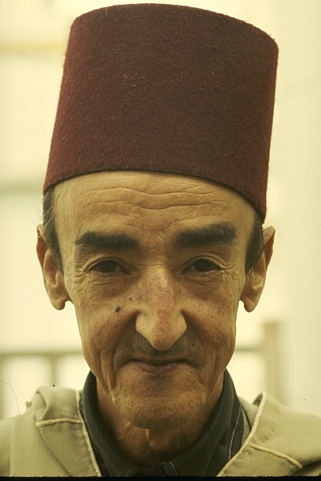
%> input picture projects/pmog/data/raw_bsd_data2/189080.jpg, 321 x 481 px
$ octave --eval "result = preprocess_image('../data/raw_bsd_data2/189080.jpg');"   (GNU Octave 9; MATLAB toolbox functions it lacks are replaced by stand-ins)
%> lines starting %> are read from the running program, lines starting %| are printed output that depends on the picture
%% What pre-processing was applied to images from BSD?
% * This demo program will illustrate the pre-processing that was applied to images from the Berkeley Segmentation Dataset and Benchmark (BSD): http://www.eecs.berkeley.edu/Research/Projects/CS/vision/grouping/segbench/.
function z = preprocess_image( imgfile )
%> called with imgfile = '../data/raw_bsd_data2/189080.jpg'
%% Copyright Notice
%=========================================================================
%   COPYRIGHT NOTICE AND LICENSE INFO:
%
%   * Copyright (C) 2010, Gautam V. Pendse, McLean Hospital
%
%   * Matlab demo illustrating the pre-processing applied to natural images in:
%
%       Gautam V. Pendse, "PMOG: The projected mixture of Gaussians model with application to blind source separation",
%       arXiv:1008.2743v1 [stat.ML, cs.AI, stat.ME], 46 pages, 9 figures, 2010. [5.5 MB]
%
%   * License: Please see the file license.txt included with the code distribution
%
%
%   * If you use this code in your own work or alter this code, please cite the above paper. This code is distributed "as is" and no
%   guarantee is given as to the accuracy or validity of the results produced by running this code. No responsibility will be assumed
%   of the effects of running this code or using its results in any manner.
%
%   * AUTHOR: GAUTAM V. PENDSE
%     DATE: 2nd April 2010
%=========================================================================


%% Read input image
% * This example illustrates pre-processing on a sample image '189080.jpg' from BSD
% * Read color image and convert to grayscale by averaging across the 3 (rgb) colorspaces
%

    % read input file
    A = imread( imgfile );
%> A is the input picture: size 481x321x3 uint8; mean R, G, B 151.8, 133.4, 94.2

    % save a copy of the original image
    A_orig = A;

    % convert to double
    A = double(A);
%> A: size 481x321x3 double

    % average across rgb
    A = mean(A,3);
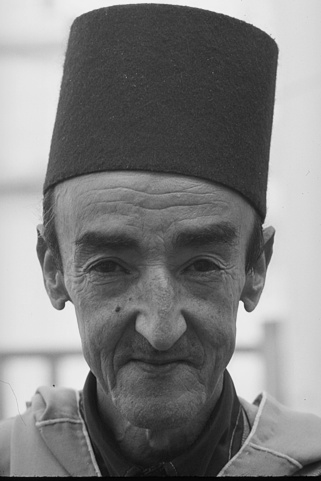
%> A: size 481x321 double; min 1, max 243.7, mean 126.5

%% Pre-process image
% * Make image zero mean and unit standard deviation


    % get mean intensity in A
    mean_A = mean(A(:));
%> mean_A = 126.5

    % get std of intensity in A
    std_A = std(A(:));
%> std_A = 70.22

    % make A zero mean and unit standard deviation
    A = ( A - mean_A ) / std_A;

%% Check results
% * Plot original and pre-processed image

    % first plot original image
    figure;
    imagesc( A_orig ); % this is rgb image


    % next plot pre-processed image
    figure;
    imagesc( A ); % this is grayscale image
    colorbar;
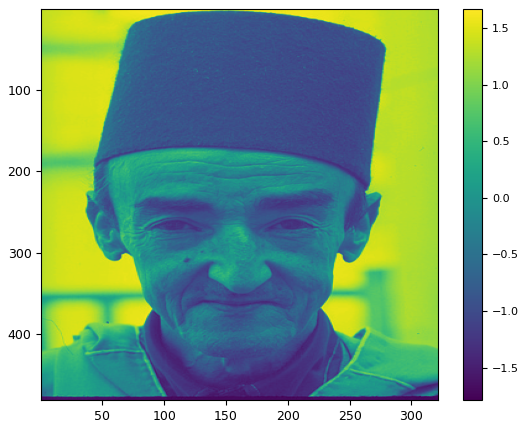
%> figure redrawn from the program's plot data

end
%> (the run ends here)

$ run again, on projects/pmog/data/raw_bsd_data2/46076.jpg
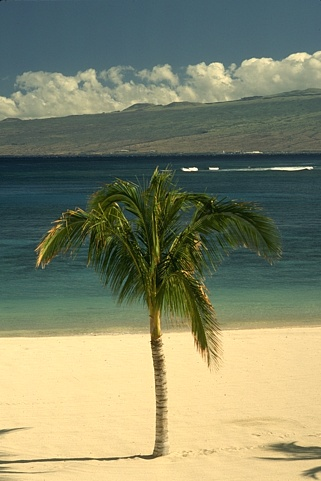
%> input picture projects/pmog/data/raw_bsd_data2/46076.jpg, 321 x 481 px
%> in preprocess_image, A is the input picture: size 481x321x3 uint8; mean R, G, B 130.7, 134.3, 105.8
%> in preprocess_image, `A = mean(A,3);`:
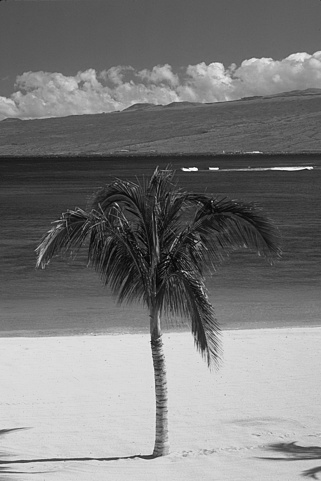
%> A: size 481x321 double; min 1.67, max 250.7, mean 123.6
%> mean_A = 123.6
%> std_A = 63.09
%> in preprocess_image, `colorbar;`:
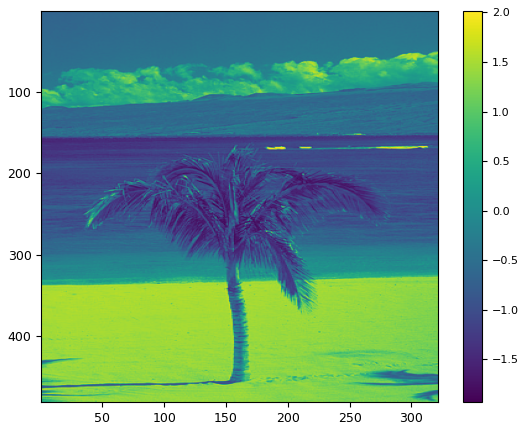
%> figure redrawn from the program's plot data

$ run again, on projects/pmog/data/raw_bsd_data2/66075.jpg
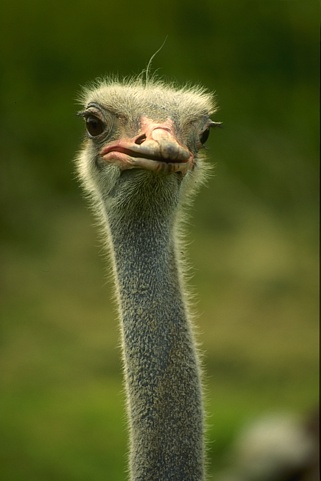
%> input picture projects/pmog/data/raw_bsd_data2/66075.jpg, 321 x 481 px
%> in preprocess_image, A is the input picture: size 481x321x3 uint8; mean R, G, B 82.4, 89.4, 36.9
%> in preprocess_image, `A = mean(A,3);`:
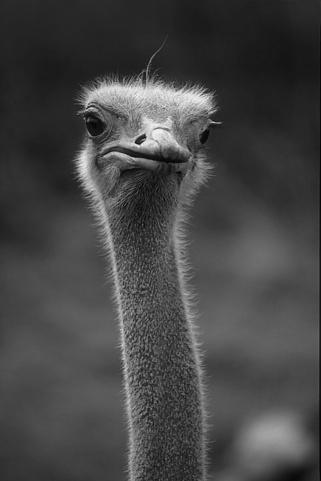
%> A: size 481x321 double; min 4.67, max 241, mean 69.5
%> mean_A = 69.54
%> std_A = 35.29
%> in preprocess_image, `colorbar;`:
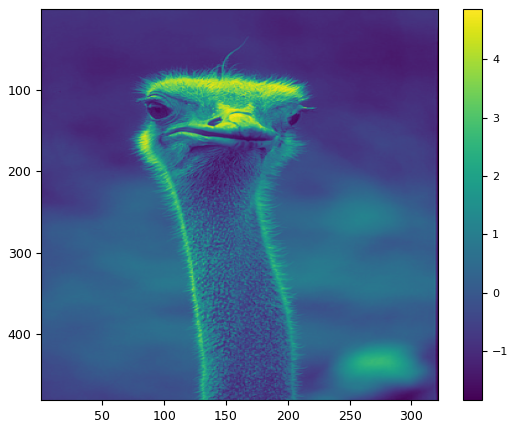
%> figure redrawn from the program's plot data
